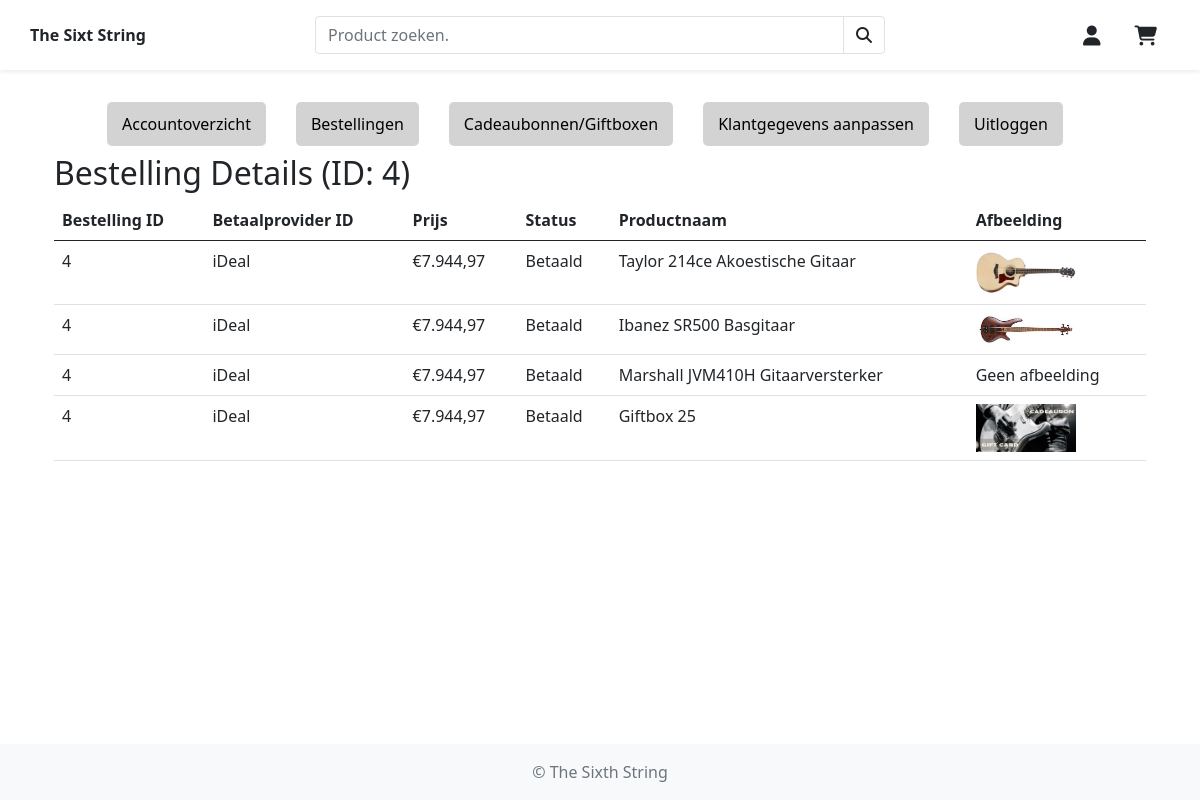
Screenshot of /account/bestelling_detail?id=4 (signed in) with the database file from the repository.
### tables this page shows
CREATE TABLE IF NOT EXISTS `bestellingen` (
  `id` BIGINT UNSIGNED NOT NULL AUTO_INCREMENT,
  `klant_id` BIGINT UNSIGNED NOT NULL,
  `verzendmethode_id` BIGINT UNSIGNED NOT NULL,
  `besteldatum` DATETIME NOT NULL,
  `totaal` DOUBLE(12,2) NOT NULL,
  `voornaam` VARCHAR(255) NULL,
  `tussenvoegsel` VARCHAR(255) NULL,
  `achternaam` VARCHAR(255) NULL,
  `straat` VARCHAR(255) NULL,
  `huisnummer` VARCHAR(255) NULL,
  `postcode` VARCHAR(255) NULL,
  `woonplaats` VARCHAR(255) NULL,
  `land` VARCHAR(255) NULL,
  PRIMARY KEY (`id`, `klant_id`, `verzendmethode_id`),
  UNIQUE INDEX `id_UNIQUE` (`id` ASC) VISIBLE,
  INDEX `klant_id_idx` (`klant_id` ASC) VISIBLE,
  INDEX `verzendmethode_id_idx` (`verzendmethode_id` ASC) VISIBLE,
  CONSTRAINT `fk_klant_id_bestellingen`
    FOREIGN KEY (`klant_id`)
    REFERENCES `klanten` (`id`)
    ON DELETE NO ACTION
    ON UPDATE NO ACTION,
  CONSTRAINT `fk_verzendmethode_id_bestellingen`
    FOREIGN KEY (`verzendmethode_id`)
    REFERENCES `verzendmethoden` (`id`)
    ON DELETE NO ACTION
    ON UPDATE NO ACTION);

CREATE TABLE IF NOT EXISTS `betalingen` (
  `id` BIGINT UNSIGNED NOT NULL AUTO_INCREMENT,
  `bestelling_id` BIGINT UNSIGNED NOT NULL,
  `betalingsprovider` VARCHAR(45) NOT NULL,
  `datum` DATETIME NOT NULL,
  `totaal` DOUBLE(12,2) NOT NULL,
  PRIMARY KEY (`id`, `bestelling_id`),
  UNIQUE INDEX `id_UNIQUE` (`id` ASC) VISIBLE,
  INDEX `bestelling_id_idx` (`bestelling_id` ASC) VISIBLE,
  CONSTRAINT `fk_bestelling_id_betalingen`
    FOREIGN KEY (`bestelling_id`)
    REFERENCES `bestellingen` (`id`)
    ON DELETE NO ACTION
    ON UPDATE NO ACTION);

CREATE TABLE IF NOT EXISTS `producten` (
  `id` BIGINT UNSIGNED NOT NULL AUTO_INCREMENT,
  `naam` VARCHAR(255) NOT NULL,
  `merk` VARCHAR(255),
  `beschrijving` TEXT,
  `prijs` DOUBLE(12,2) NOT NULL,
  `aantal` INT(11) NOT NULL,
  `is_actief` TINYINT NOT NULL DEFAULT 0,
  `is_verwijderd` TINYINT NOT NULL DEFAULT 0,
  PRIMARY KEY (`id`),
  UNIQUE INDEX `id_UNIQUE` (`id` ASC) VISIBLE);

CREATE TABLE IF NOT EXISTS `media` (
  `id` BIGINT UNSIGNED NOT NULL AUTO_INCREMENT,
  `product_id` BIGINT UNSIGNED NOT NULL,
  `naam` VARCHAR(255) NOT NULL,
  `pad` VARCHAR(255) NOT NULL,
  `extensie` VARCHAR(255) NULL,
  PRIMARY KEY (`id`, `product_id`),
  UNIQUE INDEX `id_UNIQUE` (`id` ASC) VISIBLE,
  INDEX `product_id_idx` (`product_id` ASC) VISIBLE,
  CONSTRAINT `fk_product_id_media`
    FOREIGN KEY (`product_id`)
    REFERENCES `producten` (`id`)
    ON DELETE NO ACTION
    ON UPDATE NO ACTION);

### public/index.php (called while the page is built, shortened)
<?php
function basePath($path): string { return __DIR__ . "/../$path"; }
require_once basePath('Application/includes.php');
require_once basePath("Resources/layout/layout.php");

### Application/Database.php (called while the page is built, shortened)
<?php
class Database
{
    private ?PDO $connection = null;
    private PDOStatement $statement;
    public function __construct()
    {
        $dsn = 'mysql:' . http_build_query(self::CONFIG['dsn'], '', ';');
        try {
            $this->connection = new PDO(
                $dsn,
                self::CONFIG['username'],
                self::CONFIG['password'],
                [
                    PDO::ATTR_DEFAULT_FETCH_MODE => PDO::FETCH_ASSOC,
                ]
            );
        } catch (PDOException $e) {
            $this->connection = null;
            error_log('PDOException in Database constructor: ' . $e->getMessage());
        }
    }
    public function query(string $query, array $params = []): self
    {
        $this->statement = $this->connection->prepare($query);
        $this->statement->execute($params);
        return $this;
    }
    public function get(): array|false
    {
        return $this->statement->fetchAll();
    }
}

### Application/Auth.php (called while the page is built, shortened)
<?php
class Auth
{
    private static ?self $instance = null;
    public static function getInstance(): self
    {
        return self::$instance ??= new self();
    }
    public function isLoggedIn(): bool
    {
        return Session::get('auth')['logged_in'] ?? false;
    }
}

### Application/includes.php (called while the page is built, shortened)
<?php
require_once(basePath("Application/Session.php"));
require_once(basePath("Application/Database.php"));
require_once(basePath("Application/Auth.php"));
$auth = Auth::getInstance();

### Application/Session.php (called while the page is built, shortened)
<?php
class Session
{
    public static function get(string $key): mixed
    {
        return $_SESSION[$key] ?? null;
    }
}

### Application/Http/account/services.php (called while the page is built, shortened)
<?php
function haalBestellingDetailsOp($klantId,$bestellingId) {
    $database = new Database();
    $query = "SELECT
                  b.id AS bestelling_id,
                  bt.betalingsprovider,
                  b.totaal AS prijs,
                  IF(bt.betalingsprovider IS NOT NULL, 'Betaald', 'Niet Betaald') AS status,
                  p.naam AS productnaam,
                  pm.pad AS mediapad,
                  pm.extensie AS mediaextensie
              FROM tss.bestellingen b
              LEFT JOIN tss.betalingen bt ON b.id = bt.bestelling_id
              JOIN tss.bestelling_regels br ON b.id = br.bestelling_id
              JOIN tss.producten p ON br.product_id = p.id
              LEFT JOIN tss.media pm ON p.id = pm.product_id
              WHERE b.klant_id = ? and b.id = ?";
    return $database->query($query, [$klantId,$bestellingId])->get();
}
?>

### Resources/views/account/bestelling_detail.php (the view, shortened to what this page needs)
<?php
include basePath("Application/Http/account/services.php");
$klantId=Session::get('auth')['user_id'];
$bestellingId = isset($_GET['id']) ? $_GET['id'] : null;
$bestellingDetails = null;
if ($bestellingId) {
    $bestellingDetails = haalBestellingDetailsOp($klantId,$bestellingId);
}
?>
<?php include basePath("Application/Http/account/menu.php"); ?>
<?php if ($bestellingDetails): ?>
    <h2>Bestelling Details (ID: <?php echo $bestellingId; ?>)</h2>
    <table class="table">
        <thead>
        <tr>
            <th>Bestelling ID</th>
            <th>Betaalprovider ID</th>
            <th>Prijs</th>
            <th>Status</th>
            <th>Productnaam</th>
            <th>Afbeelding</th>
        </tr>
        </thead>
        <tbody>
        <?php foreach ($bestellingDetails as $detail): ?>
            <tr>
                <td><?php echo htmlspecialchars($detail['bestelling_id']); ?></td>
                <td><?php echo htmlspecialchars($detail['betalingsprovider']); ?></td>
                <td>€<?php echo htmlspecialchars(number_format($detail['prijs'], 2, ',', '.')); ?></td>
                <td><?php echo htmlspecialchars($detail['status']); ?></td>
                <td><?php echo htmlspecialchars($detail['productnaam']); ?></td>
                <td>
                    <?php if (!empty($detail['mediapad'])): ?>
                        <img src="<?php echo htmlspecialchars($detail['mediapad'] . "." . $detail['mediaextensie']); ?>" alt="Product Afbeelding" style="max-width: 100px; height: auto;">
                    <?php else: ?>
                        Geen afbeelding
                    <?php endif; ?>
                </td>
            </tr>
        <?php endforeach; ?>
        </tbody>
    </table>
<?php else: ?>
    <p>Bestelling niet gevonden.</p>
<?php endif; ?>

### Resources/layout/layout.php (shortened to what this page needs)
<?php global $content; ?>
<!DOCTYPE html>
<html lang="en">
    <?php include __DIR__ . "/inc/head.php"; ?>
    <body class="min-vw-100 min-vh-100 d-flex flex-column bg-white">
        <?php include __DIR__ . "/inc/header.php"; ?>
        <div class="container-lg flex-grow-1 gx-0 p-4">
            <?php require_once $content; ?>
        </div>
        <?php include __DIR__ . "/inc/footer.php"; ?>
    </body>
</html>

### Resources/layout/inc/head.php (shortened to what this page needs)
<head>
    <link href="https://cdn.jsdelivr.net/npm/bootstrap@5.0.2/dist/css/bootstrap.min.css" rel="stylesheet">
    <link rel="stylesheet" type="text/css" href="assets/style.css">
</head>

### Resources/layout/inc/header.php (shortened to what this page needs)
<?php
    global $auth;
?>
<header class="container-fluid h-fit px-4 d-flex justify-content-center shadow-sm bg-white">
    <div class="container-lg mx-auto py-3 row gx-0 items-center">
        <div class="col d-flex align-items-center">
            <a href="<?php echo str_contains($_SERVER['REQUEST_URI'], 'beheer') ? '/beheer' : '/' ?>" class="text-decoration-none">
                <p class="m-0 fw-bold text-dark">
                    The Sixt String
                </p>
            </a>
        </div>
        <?php if (!str_contains($_SERVER["REQUEST_URI"], 'beheer')) { ?>
            <div class="col-6 d-flex justify-content-center d-none d-md-block">
                <div class="input-group">
                    <input type="text" name="search" id="header-search"
                           placeholder="Product zoeken."
                           aria-label="Product zoeken."
                           aria-describedby="addon-wrapping"
                           class="form-control border"
                           formmethod="post"
                    >
                    <button class="btn btn-outline-light border text-dark" type="button">
                        <i class="fa fa-search"></i>
                    </button>
                </div>
            </div>
            <div class="col d-flex align-items-center justify-content-end">
                <?php if (!$auth->isLoggedIn()) { ?>
                    <a href="/login" class="btn btn-link me-2" data-bs-toggle="tooltip" data-bs-placement="bottom" title="Inloggen">
                        <i class="fa fa-arrow-right-to-bracket fa-lg text-dark"></i>
                    </a>
                <?php } else { ?>
                    <a href="/account/overzicht" class="btn btn-link me-2" data-bs-toggle="tooltip" data-bs-placement="bottom" title="Profiel">
                        <i class="fa fa-user fa-lg text-dark"></i>
                    </a>
                <?php } ?>
                <a href="/winkelwagen" class="btn btn-link position-relative" data-bs-toggle="tooltip" data-bs-placement="bottom" title="Winkelwagen">
                    <i class="fa fa-cart-shopping fa-lg text-dark"></i>
                </a>
            </div>
        <?php } ?>
    </div>
</header>

### Application/Http/account/menu.php (shortened to what this page needs)
<head>
</head>
<div class="container" style="text-align: center;">
    <nav class="navbar navbar-expand-lg navbar-light" style="display: inline-block;">
        <?php
        $current_page = basename($_SERVER['PHP_SELF']);
        ?>
        <div class="collapse navbar-collapse" id="navbarNav">
            <ul class="navbar-nav">
                <li class="nav-item <?php echo ($current_page == 'overzicht.php') ? 'active' : ''; ?>">
                    <a class="nav-link" href="/account/overzicht">Accountoverzicht</a>
                </li>
                <li class="nav-item <?php echo ($current_page == 'bestellingen.php') ? 'active' : ''; ?>">
                    <a class="nav-link" href="/account/bestellingen">Bestellingen</a>
                </li>
                <li class="nav-item <?php echo ($current_page == 'cadeaubonnen.php') ? 'active' : ''; ?>">
                    <a class="nav-link" href="/account/cadeaubonnen">Cadeaubonnen/Giftboxen</a>
                </li>
                <li class="nav-item <?php echo ($current_page == 'klantgegevens.php') ? 'active' : ''; ?>">
                    <a class="nav-link" href="/account/klantgegevens">Klantgegevens aanpassen</a>
                </li>
                <li class="nav-item <?php echo ($current_page == 'uitloggen.php') ? 'active' : ''; ?>">
                    <a class="nav-link" href="uitloggen">Uitloggen</a>
                </li>
            </ul>
        </div>
    </nav>
</div>

### Resources/layout/inc/footer.php
<footer class="container-fluid h-fit d-flex bg-light">
    <div class="container-lg mx-auto py-3">
        <p class="m-0 col-12 d-flex justify-content-center text-muted">&copy; The Sixth String</p>
    </div>
</footer>

### Application/Http/account/menu.php (style rules this page uses)
.navbar-nav .nav-item .nav-link { background-color: lightgray; color: black; margin-right: 30px; padding: 10px 15px; border-radius: 5px; }

### rows the page displays
bestellingen: id "4", betalingen.betalingsprovider "iDeal", totaal "7.944,97", status "Betaald", producten.naam "Taylor 214ce Akoestische Gitaar", media.pad+extensie (picture), producten.naam "Ibanez SR500 Basgitaar", producten.naam "Marshall JVM410H Gitaarversterker", shows "Geen afbeelding", producten.naam "Giftbox 25"

### other values shown
$bestellingId "4"
